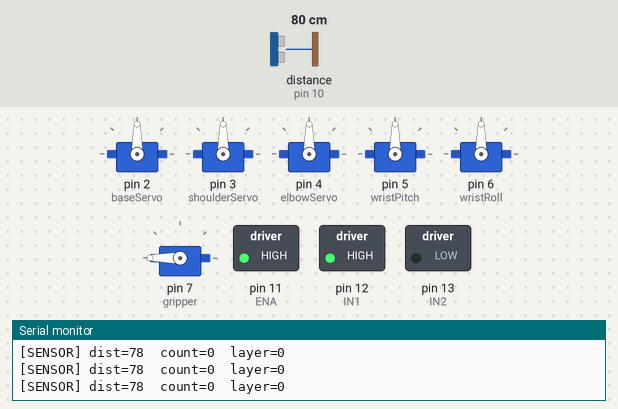
A sketch run on a simulated Arduino Uno, built with avr-gcc and run on an emulated ATmega328P. On the bench: 6 × servo, switched loads named in the sketch (green lamp = pin HIGH), the last lines printed to the serial monitor. Wiring (inferred from the names in the program): ultrasonic range finder: trigger pin 9; echo pin 10. The test bench sets the inputs (shaded band); at power-on: distance to the obstacle (sensor on pin 10) 80 cm. The echo pulse lasts 58.3 µs per cm; pins used as bus, display or sensor lines are not drawn.

Above: at 2.8 s.
2.9 s: distance to the obstacle (sensor on pin 10) set to 12 cm
4.4 s: distance to the obstacle (sensor on pin 10) set to 9 cm
At 5.07 s:
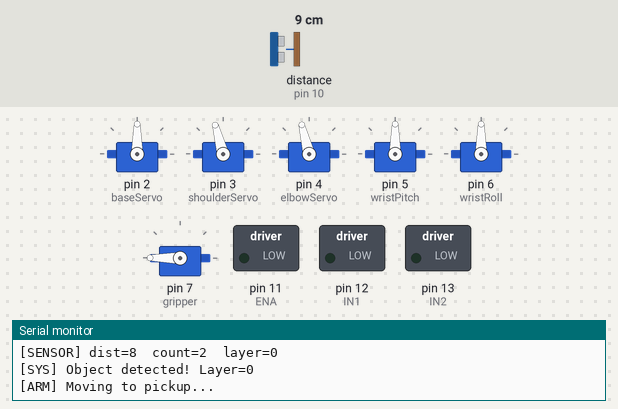
At 18.3 s:
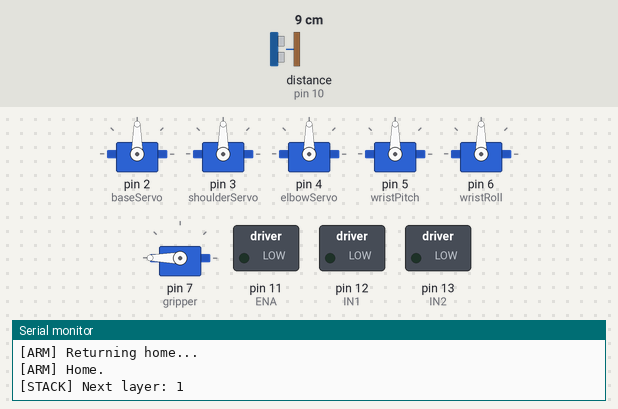
Timing chart, 0 to 26.4 s (numbered marks = the images above; inputs shaded):
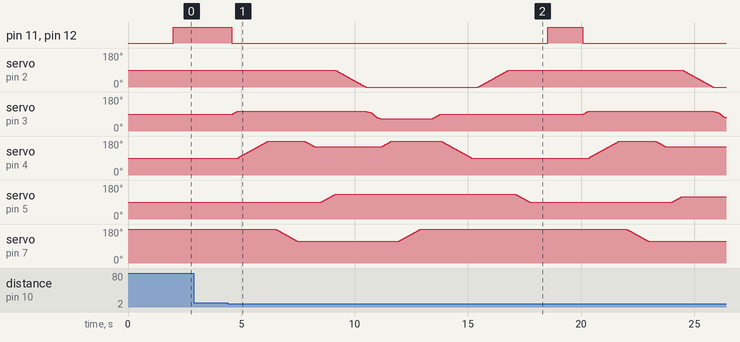

Measured:
- the behaviour switches between 11 and 10 cm on distance to the obstacle (sensor on pin 10) (found by bisection; images 0 and 1)

The sketch:

stacking.ino
```cpp
#include <Servo.h>

// ======================================================
//   CONVEYOR + ROBOTIC ARM — STACKING VERSION
//   Flow: detect obj1 → pick → place at dropPos
//         detect obj2 → pick → place at dropPosStacked (higher)
//         reset to obj1 mode, repeat
// ======================================================

// -------- ULTRASONIC --------
const int TRIG_PIN = 9;
const int ECHO_PIN = 10;

// -------- L298N MOTOR --------
const int IN1 = 12;
const int IN2 = 13;
const int ENA = 11;

// -------- SETTINGS --------
const int   THRESHOLD_DIST   = 10;    // cm — trigger distance
const int   MOTOR_SPEED      = 255;
const int   STEP_DELAY       = 15;    // ms per servo step
const int   COOLDOWN_MS      = 2000;  // ms before re-triggering
const int   REQUIRED_DETECTS = 3;     // hits needed to confirm object
const int   WARMUP_CYCLES    = 20;

// -------- MOVING AVERAGE --------
const int   NUM_SAMPLES      = 3;

// -------- SERVOS --------
Servo baseServo, shoulderServo, elbowServo,
      wristPitch, wristRoll, gripper;

// -------- POSITIONS [base, shoulder, elbow, wristPitch, wristRoll, gripper] --------
int curpos[6]          = { 90,  90,  90,  90,  90, 180 };

// Pickup position — same for both objects (they arrive at same spot)
int pickupPos[6]       = { 80, 105, 180,  90,  90, 115 };

// Drop position for object 1 — base level
int dropPos[6]         = {  0,  65, 180, 130,  90, 180 };

// Drop position for object 2 — higher (shoulder up, elbow less bent, wrist adjusted)
// TUNE THESE VALUES to match how high your stacked object needs to be placed
int dropPosStacked[6]  = {  0,  68, 175, 119,  90, 180 };

// -------- STATE --------
bool          actionInProgress = false;
unsigned long lastActionTime   = 0;
int           warmupCycles     = WARMUP_CYCLES;
int           detectionCount   = 0;

// -------- STACKING STATE --------
// 0 = waiting for object 1, 1 = waiting for object 2
int stackLayer = 0;

// -------- MOVING AVERAGE STATE --------
int  maReadings[NUM_SAMPLES];
int  maIndex  = 0;
long maTotal  = 0;
int  maFilled = 0;

// ======================================================
//   DISTANCE
// ======================================================
int getDistance() {
  digitalWrite(TRIG_PIN, LOW);
  delayMicroseconds(4);
  digitalWrite(TRIG_PIN, HIGH);
  delayMicroseconds(10);
  digitalWrite(TRIG_PIN, LOW);

  long duration = pulseIn(ECHO_PIN, HIGH, 6000UL);

  if (duration == 0) return -1;

  int dist = (int)(duration * 0.034f / 2.0f);

  if (dist < 2 || dist > 400) return -1;

  maTotal -= maReadings[maIndex];
  maReadings[maIndex] = dist;
  maTotal += dist;
  maIndex = (maIndex + 1) % NUM_SAMPLES;

  if (maFilled < NUM_SAMPLES) maFilled++;

  return (maFilled >= NUM_SAMPLES) ? (int)(maTotal / NUM_SAMPLES) : dist;
}

// ======================================================
//   MOTOR
// ======================================================
void motorRun() {
  digitalWrite(IN1, HIGH);
  digitalWrite(IN2, LOW);
  analogWrite(ENA, MOTOR_SPEED);
}

void motorStop() {
  digitalWrite(IN1, LOW);
  digitalWrite(IN2, LOW);
  analogWrite(ENA, 0);
}

// ======================================================
//   SERVO — standard linear move
// ======================================================
void moveServo(Servo &s, int idx, int target) {
  target = constrain(target, 0, 180);
  while (curpos[idx] < target) {
    curpos[idx]++;
    s.write(curpos[idx]);
    delay(STEP_DELAY);
  }
  while (curpos[idx] > target) {
    curpos[idx]--;
    s.write(curpos[idx]);
    delay(STEP_DELAY);
  }
}

// ======================================================
//   SERVO — smooth eased move (for shoulder)
// ======================================================
void moveServoSmooth(Servo &s, int idx, int target) {
  target = constrain(target, 0, 180);
  int diff = abs(target - curpos[idx]);
  if (diff == 0) return;

  for (int step = 0; step < diff; step++) {
    if (curpos[idx] < target) curpos[idx]++;
    else                       curpos[idx]--;

    s.write(curpos[idx]);

    float progress = (float)step / (float)diff;
    int d = (progress < 0.2f || progress > 0.8f) ? 30 : 10;
    delay(d);
  }
}

// ======================================================
//   PICK — shared pickup sequence (same for both objects)
// ======================================================
void pickObject() {
  Serial.println("[ARM] Moving to pickup...");

  moveServo(shoulderServo, 1, pickupPos[1]);
  moveServo(elbowServo,    2, pickupPos[2]);
  moveServo(wristPitch,    3, pickupPos[3]);
  delay(300);

  Serial.println("[ARM] Closing gripper...");
  moveServo(gripper, 5, pickupPos[5]);
  delay(300);

  Serial.println("[ARM] Lifting...");
  moveServo(elbowServo, 2, 150);
  delay(300);
}

// ======================================================
//   DROP — places at given position array
// ======================================================
void dropObject(int pos[6]) {
  Serial.println("[ARM] Moving to drop...");

  moveServo(wristPitch, 3, pos[3]);               // wrist first — less jerk
  moveServo(baseServo,  0, pos[0]);
  moveServoSmooth(shoulderServo, 1, pos[1]);
  moveServo(elbowServo, 2, pos[2]);
  delay(300);

  Serial.println("[ARM] Releasing...");
  moveServo(gripper, 5, pos[5]);
  delay(500);
}

// ======================================================
//   RETURN HOME
// ======================================================
void returnHome() {
  Serial.println("[ARM] Returning home...");

  moveServo(shoulderServo, 1, 90);
  moveServo(elbowServo,    2, 90);
  delay(300);

  moveServo(baseServo, 0, 90);
  delay(300);

  moveServo(wristPitch, 3, 90);
  moveServo(wristRoll,  4, 90);
  delay(300);

  moveServo(gripper, 5, 180);

  Serial.println("[ARM] Home.");
}

// ======================================================
//   ARM ACTION — picks and drops based on current layer
// ======================================================
void performArmAction() {
  pickObject();

  if (stackLayer == 0) {
    Serial.println("[STACK] Placing object 1 (base layer)...");
    dropObject(dropPos);
  } else {
    Serial.println("[STACK] Placing object 2 (stacked on top)...");
    dropObject(dropPosStacked);
  }

  returnHome();

  // Advance layer: 0 → 1 → back to 0
  stackLayer = (stackLayer + 1) % 2;

  Serial.print("[STACK] Next layer: ");
  Serial.println(stackLayer);
}

// ======================================================
//   SETUP
// ======================================================
void setup() {
  Serial.begin(9600);

  pinMode(TRIG_PIN, OUTPUT);
  pinMode(ECHO_PIN, INPUT);

  pinMode(IN1, OUTPUT);
  pinMode(IN2, OUTPUT);
  pinMode(ENA, OUTPUT);

  for (int i = 0; i < NUM_SAMPLES; i++) maReadings[i] = 0;

  // Write before attach — prevents startup jerk
  baseServo.write(curpos[0]);
  shoulderServo.write(curpos[1]);
  elbowServo.write(curpos[2]);
  wristPitch.write(curpos[3]);
  wristRoll.write(curpos[4]);
  gripper.write(curpos[5]);

  baseServo.attach(2);
  shoulderServo.attach(3);
  elbowServo.attach(4);
  wristPitch.attach(5);
  wristRoll.attach(6);
  gripper.attach(7);

  Serial.println("[SYS] System Ready. Waiting for object 1...");
}

// ======================================================
//   LOOP
// ======================================================
void loop() {

  if (warmupCycles > 0) {
    warmupCycles--;
    delay(100);
    return;
  }

  int distance = getDistance();

  // Debug — comment out after tuning
  Serial.print("[SENSOR] dist=");
  Serial.print(distance);
  Serial.print("  count=");
  Serial.print(detectionCount);
  Serial.print("  layer=");
  Serial.println(stackLayer);

  if (distance != -1 && distance < THRESHOLD_DIST) {
    detectionCount++;
  } else {
    detectionCount = 0;
  }

  if (detectionCount >= REQUIRED_DETECTS
      && !actionInProgress
      && (millis() - lastActionTime) > COOLDOWN_MS) {

    actionInProgress = true;
    detectionCount   = 0;

    Serial.print("[SYS] Object detected! Layer=");
    Serial.println(stackLayer);

    motorStop();

    performArmAction();

    lastActionTime = millis();
    delay(500);

    Serial.println("[SYS] Resuming conveyor...");
    actionInProgress = false;
  }

  if (!actionInProgress) {
    motorRun();
  }

  // No delay — fast loop for quick detection
}
```
